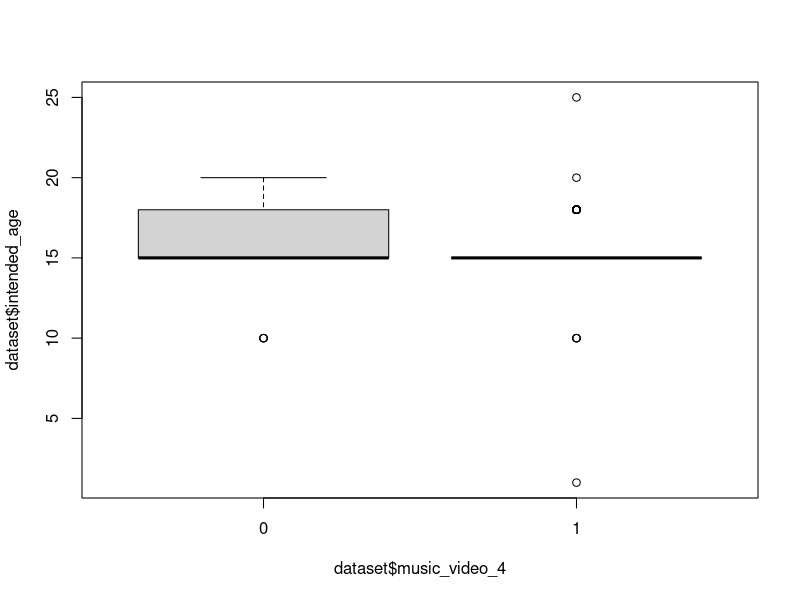
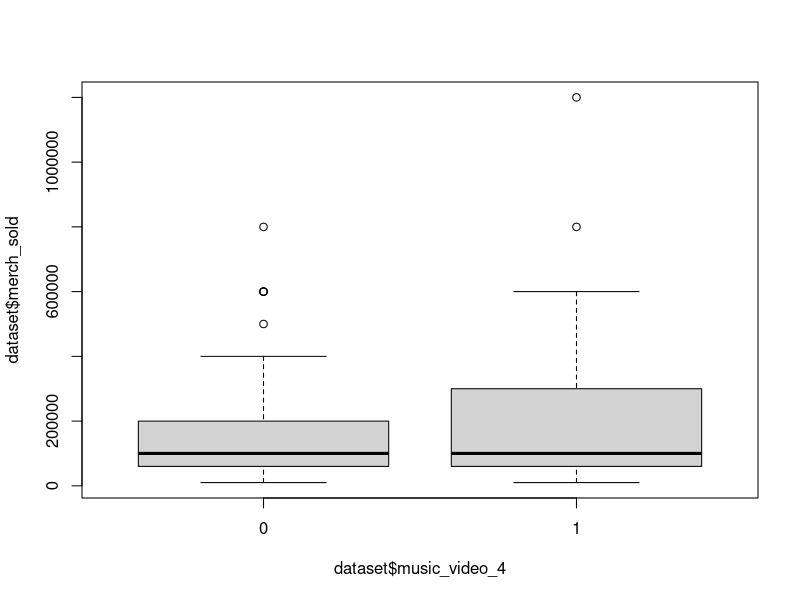
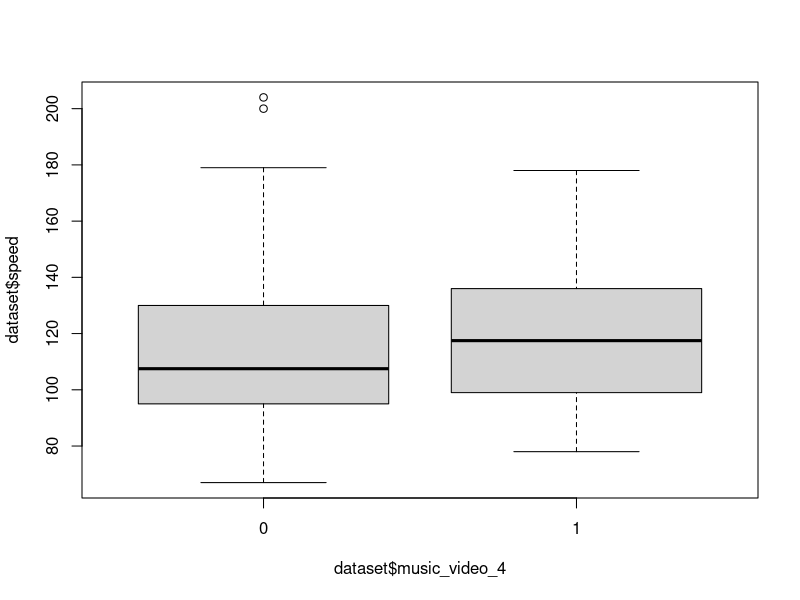
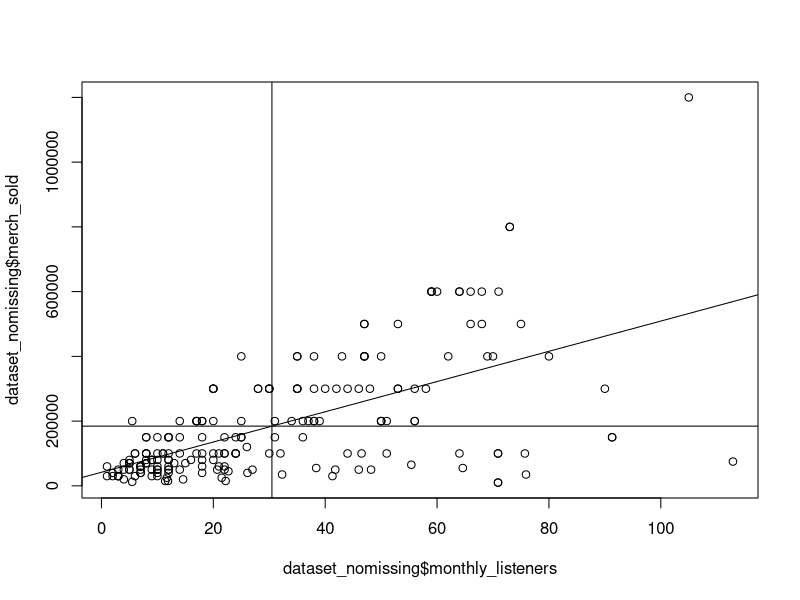
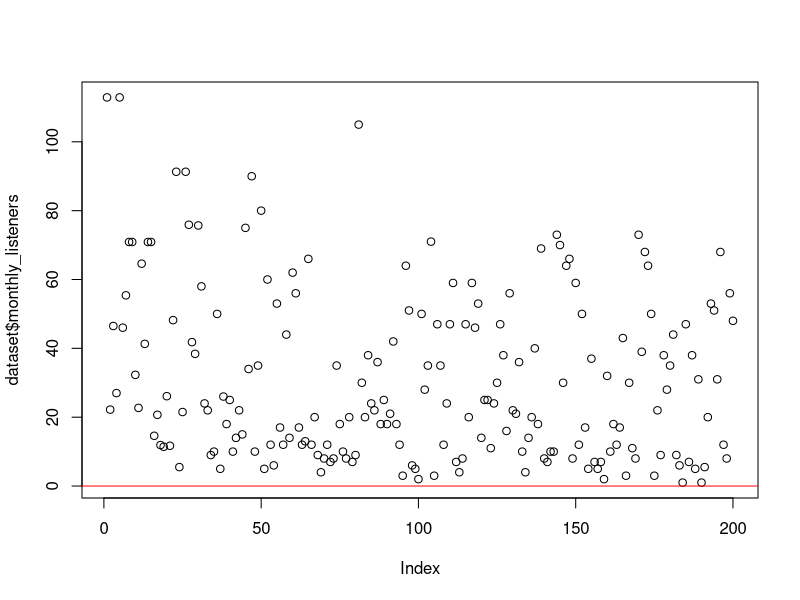

Generate these figures, in order, with R:
 ## Project:  STA 215, Fall 2024, Final Project
 # Located:   Kline TCNJ Google Drive
 # File Name: template
 # Date:      2024_1_17
 # Who:       Zachary D. Kline
 
 
 ## Load packages
 # NOTE: Run base.R if these commands return an error!
 library(readr)
 library(dplyr)
 library(tidytext)
 library(tidyverse)
 library(ggplot2)
 library(haven)
 library(forcats)
 library(psych)
 
 # Load data
 setwd("~/Desktop/STA215")
 dataset <- read_csv("raw_data.csv")
 View(dataset)
 
 ##################################################################################
 ############### Table 1: descriptive statistics    ####################   
 ##################################################################################

table(dataset$instruments)
mean(dataset$instruments)
sd(dataset$instruments)

table(dataset$intended_reaction)
mean(dataset$intended_reaction)
sd(dataset$intended_reaction)

table(dataset$volume)
mean(dataset$volume)
sd(dataset$volume)

table(dataset$services)
mean(dataset$services)
sd(dataset$services)

table(dataset$translations)
mean(dataset$translations)
sd(dataset$translations)

table(dataset$simplicity)
mean(dataset$simplicity)
sd(dataset$simplicity)

table(dataset$monthly_listeners)
mean(dataset$monthly_listeners)
sd(dataset$monthly_listeners)

table(dataset$merch_sold)
mean(dataset$merch_sold)
sd(dataset$merch_sold)

table(dataset$tickets_sold)
mean(dataset$tickets_sold)
sd(dataset$tickets_sold)

table(dataset$duration_listene)
mean(dataset$duration_listene)
sd(dataset$duration_listene)

table(dataset$views_song)
mean(dataset$views_song)
sd(dataset$views_song)

table(dataset$articles)
mean(dataset$articles)
sd(dataset$articles)

table(dataset$speed)
mean(dataset$speed)
sd(dataset$speed)

table(dataset$lyrical_tone...18)
mean(dataset$lyrical_tone...18)
sd(dataset$lyrical_tone...18)

table(dataset$lyrical_tone...19)
mean(dataset$lyrical_tone...19)
sd(dataset$lyrical_tone...19)

table(dataset$year)
mean(dataset$year)
sd(dataset$year)

table(dataset$common_genre)
mean(dataset$common_genre)
sd(dataset$common_genre)

table(dataset$intended_age)
mean(dataset$intended_age)
sd(dataset$intended_age)

table(dataset$awards_won)
mean(dataset$awards_won)
sd(dataset$awards_won)

table(dataset$billboard_hot_100)
mean(dataset$billboard_hot_100)
sd(dataset$billboard_hot_100)

table(dataset$music_video_4)
mean(dataset$music_video_4)
sd(dataset$music_video_4)

table(dataset$unique)
table(dataset$artist)
table(dataset$title)
table(dataset$month_year_top)



 ##################################################################################
 #################### Figure 1: boxplot             ####################   
 ##################################################################################

# Box Plot
boxplot(dataset$intended_age ~ dataset$music_video_4)
anova <- aov((dataset$intended_age ~ dataset$music_video_4))
summary(anova)

boxplot(dataset$merch_sold ~ dataset$music_video_4)
anova <- aov((dataset$merch_sold ~ dataset$music_video_4))
summary(anova)

boxplot(dataset$speed ~ dataset$music_video_4)
anova <- aov((dataset$speed ~ dataset$music_video_4))
summary(anova)

##################################################################################
 ####################   Figure 2: scatter plot             ####################   
 ##################################################################################
dataset_nomissing <- na.omit(dataset[, c("monthly_listeners", "merch_sold")])

linear_plot <- plot(dataset_nomissing$monthly_listeners, dataset_nomissing$merch_sold)

meany <- mean(dataset_nomissing$merch_sold)
meanx <- mean(dataset_nomissing$monthly_listeners)

abline(v = meanx, col = "black")
abline(h = meany, col = "black")

linear_relationship <- lm(merch_sold ~ monthly_listeners, data = dataset_nomissing )
summary(linear_relationship)
abline(linear_relationship)
 ##################################################################################
 ####################  Figure 3: residual plot                ####################   
 ##################################################################################
# Plot the residuals
plot(dataset$monthly_listeners) 
# Add a horizontal line at zero to indicate the baseline
abline(h = 0, col = "red")
 

 ##################################################################################
 ####################  Table 2: contingency table                ####################   
 ##################################################################################
 table(dataset$simplicity, dataset$music_video_4)
 
 chisq.test(table(dataset$simplicity, dataset$music_video_4))
 
